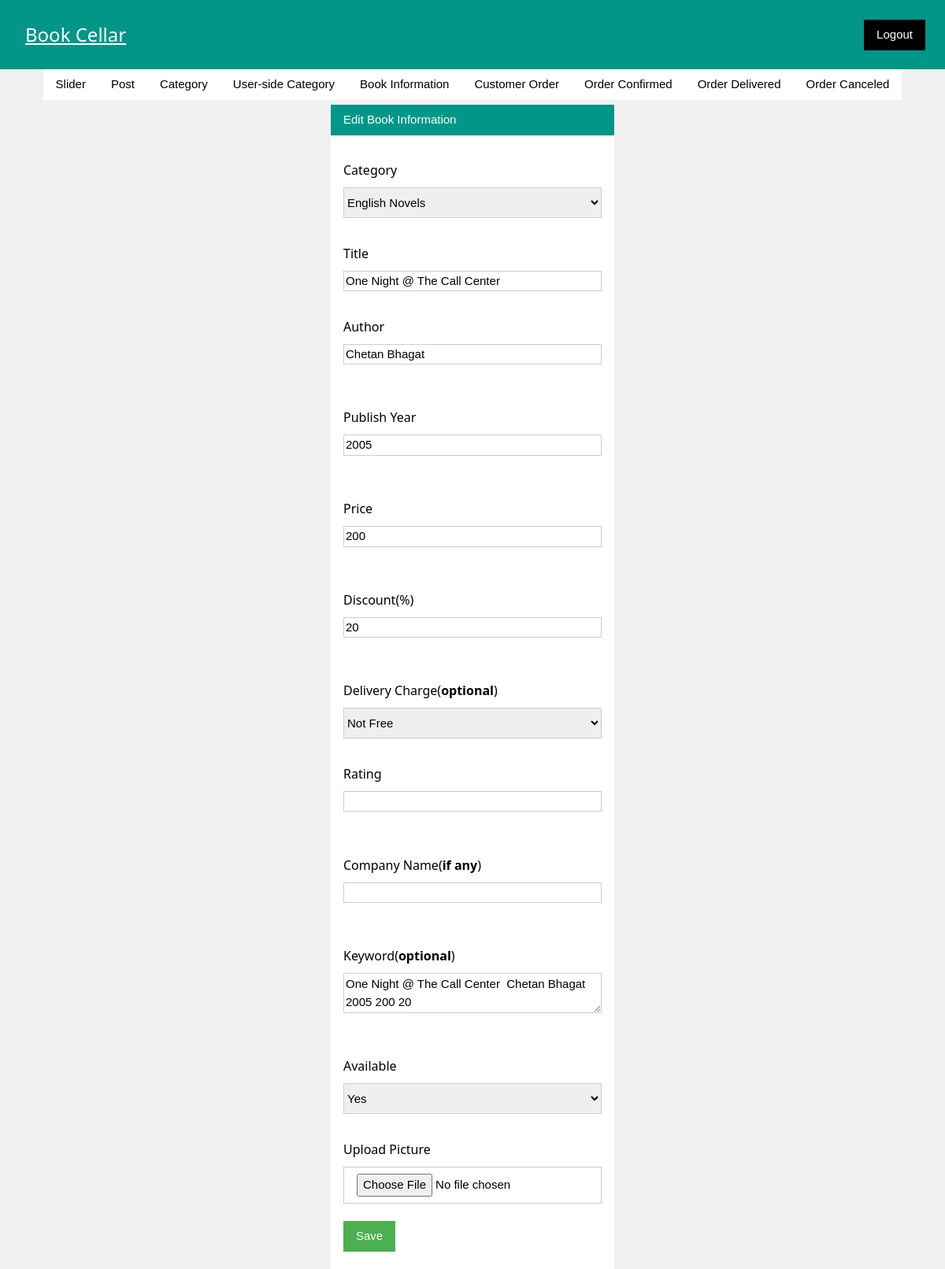
The page /admin/edit_book.php?book_id=46&book_pic=../default.jpg&cat_id=34 (signed in) on the database its author committed.
### tables this page shows
CREATE TABLE `book_info` (
  `Book_id` int(255) NOT NULL,
  `Book_picture` varchar(255) NOT NULL,
  `Book_title` varchar(255) NOT NULL,
  `Book_author` varchar(255) DEFAULT NULL,
  `Published` varchar(255) DEFAULT NULL,
  `Price` mediumtext NOT NULL,
  `Discount` mediumtext NOT NULL,
  `F_price` int(255) NOT NULL,
  `Category` varchar(255) NOT NULL,
  `Available` varchar(255) NOT NULL,
  `Ordered` int(255) NOT NULL,
  `Company_name` varchar(255) DEFAULT NULL,
  `Delivery_charge` mediumtext DEFAULT NULL,
  `Rating` mediumtext DEFAULT NULL,
  `Keyword` longtext DEFAULT NULL
);

CREATE TABLE `category` (
  `Category_id` int(255) NOT NULL,
  `Category_name` longtext NOT NULL,
  `No_of_book` int(255) NOT NULL
);

### admin/edit_book.php (the view, shortened to what this page needs)
<?php
include 'header.php';
?>
<?php
$rec_book_id=htmlspecialchars($_REQUEST['book_id']);
$rec_book_pic=htmlspecialchars($_REQUEST['book_pic']);
$rec_cat_id=htmlspecialchars($_REQUEST['cat_id']);
include 'config.php';
$read_query="SELECT * FROM Book_info WHERE Book_id='$rec_book_id'";
$result=mysqli_query($connection,$read_query);
while($row=mysqli_fetch_row($result)) {
      $book_title=htmlspecialchars($row[2]);
      $book_author=htmlspecialchars($row[3]);
      $book_published=htmlspecialchars($row[4]);
      $book_price=htmlspecialchars($row[5]);
      $disc=htmlspecialchars($row[6]);
      $rec_cat_id=htmlspecialchars($row[8]);
      $book_avail=htmlspecialchars($row[9]);
      $com_name=htmlspecialchars($row[11]);
      $d_charge=htmlspecialchars($row[12]);
      $rating=htmlspecialchars($row[13]);
      $keyword=htmlspecialchars($row[14]);
}
?>
<!DOCTYPE html>
<html>
<link rel="stylesheet" href="W3.CSS.css">
<link rel="stylesheet" href="https://cdnjs.cloudflare.com/ajax/libs/font-awesome/4.7.0/css/font-awesome.min.css">
<head>
</head>
<body class="w3-sans-serif" style="background-color:#F1F1F1">
<div class="my-h-center w3-white w3-mobile">
<div class="w3-container w3-padding w3-teal">Edit Book Information</div>
<form class=" w3-center" method="post" action="edit_book.php?book_id=<?php echo $rec_book_id; ?>&cat_id=<?php echo $rec_cat_id; ?>&book_pic=<?php echo $rec_book_pic; ?>" autocomplete="off" enctype="multipart/form-data"><br>
<h6 class="w3-left w3-margin-left">Category</h6>
<div class="w3-container">
<select class="w3-select w3-border w3-block" name="c_name">
<?php
include 'config.php';
$read_query="SELECT * FROM category";
$result=mysqli_query($connection,$read_query);
while($row=mysqli_fetch_row($result)) {
     $cat_id=htmlspecialchars($row[0]);
     $cat_name=htmlspecialchars($row[1]);
?>
<option value="<?php echo $cat_id; ?>" <?php if($cat_id==$rec_cat_id) { echo "selected"; }?>><?php echo $cat_name; ?></option>
<?php
}
?>
</select></div>
<br>
<h6 class="w3-left w3-margin-left">Title</h6>
<div class="w3-container">
<input type="text" value="<?php echo $book_title; ?>" name="title" class="w3-block w3-border"></div>
<br>
<h6 class="w3-left w3-margin-left">Author</h6>
<div class="w3-container">
<input type="text" value="<?php echo $book_author; ?>" name="author" class="w3-block w3-border"></div><br>
<br>
<h6 class="w3-left w3-margin-left">Publish Year</h6>
<div class="w3-container">
<input type="text"  value="<?php echo $book_published; ?>" name="publish" class="w3-block w3-border"></div><br>
<br>
<h6 class="w3-left w3-margin-left">Price</h6>
<div class="w3-container">
<input type="text"  value="<?php echo $book_price; ?>" name="price" class="w3-block w3-border"></div><br>
<br>
<h6 class="w3-left w3-margin-left">Discount(%)</h6>
<div class="w3-container">
<input type="text"  value="<?php echo $disc; ?>" name="disc" class="w3-block w3-border"></div><br>
<br>
<h6 class="w3-left w3-margin-left">Delivery Charge(<b>optional</b>)</h6>
<div class="w3-container">
<select class="w3-select w3-border w3-block" name="d_charge">
<option value="1" <?php if($d_charge==1) { echo "selected"; }?>>Not Free</option>
</select>
</div>
<br>
<h6 class="w3-left w3-margin-left">Rating</h6>
<div class="w3-container">
<input type="text"  value="<?php echo $rating; ?>" name="rating" class="w3-block w3-border"></div><br>
<br>
<h6 class="w3-left w3-margin-left">Company Name(<b>if any</b>)</h6>
<div class="w3-container">
<input type="text" value="<?php echo $com_name; ?>" name="com_name" class="w3-block w3-border"></div><br>
<br>
<h6 class="w3-left w3-margin-left">Keyword(<b>optional</b>)</h6>
<div class="w3-container">
<textarea name="keyword" class="w3-block w3-border"><?php echo $keyword; ?></textarea></div><br>
<br>
<h6 class="w3-left w3-margin-left">Available</h6>
<div class="w3-container">
<select class="w3-select w3-border w3-block" name="avail">
<option value="Yes"<?php if($book_avail=="Yes") echo"selected"; ?>>Yes</option>
</select></div>
<br>
<h6 class="w3-left w3-margin-left">Upload Picture</h6>
<div class="w3-container">
<input type="file" name="image" class="w3-block w3-border w3-button"></div>
<br>
<div class="w3-container">
<input type="submit" value="Save" name="update_" class="w3-left w3-button w3-hover-red w3-green">
</div><br>
</form>
</div>
</body>
</html>

### admin/W3.CSS.css (style rules this page uses)
html { box-sizing:border-box }
*,*:before,*:after { box-sizing:inherit }
html { -ms-text-size-adjust:100%;-webkit-text-size-adjust:100% }
body { margin:0 }
b,strong { font-weight:bolder }
button,input,select,textarea,optgroup { font:inherit;margin:0 }
button,input { overflow:visible }
button,select { text-transform:none }
button,[type=button],[type=reset],[type=submit] { -webkit-appearance:button }
textarea { overflow:auto }
html,body { font-family:Verdana,sans-serif;font-size:15px;line-height:1.5 }
html { overflow-x:hidden }
h6 { font-size:16px }
h1,h2,h3,h4,h5,h6 { font-family:"Segoe UI",Arial,sans-serif;font-weight:400;margin:10px 0 }
.w3-btn,.w3-button { border:none;display:inline-block;padding:8px 16px;vertical-align:middle;overflow:hidden;text-decoration:none;color:inherit;background-color:inherit;text-align:center;cursor:pointer;white-space:nowrap }
.w3-btn,.w3-button { -webkit-touch-callout:none;-webkit-user-select:none;-khtml-user-select:none;-moz-user-select:none;-ms-user-select:none;user-select:none }
.w3-select { padding:9px 0;width:100%;border:none;border-bottom:1px solid #ccc }
.w3-block { display:block;width:100% }
.w3-container:after,.w3-container:before,.w3-panel:after,.w3-panel:before,.w3-row:after,.w3-row:before,.w3-row-padding:after,.w3-row-padding:before, .w3-cell-row:before,.w3-cell-row:after,.w3-clear:after,.w3-clear:before,.w3-bar:before,.w3-bar:after { content:"";display:table;clear:both }
.w3-container,.w3-panel { padding:0.01em 16px }
.w3-center { text-align:center!important }
.w3-border { border:1px solid #ccc!important }
.w3-margin-left { margin-left:16px!important }
.w3-padding { padding:8px 16px!important }
.w3-left { float:left!important }
.w3-green,.w3-hover-green:hover { color:#fff!important;background-color:#4CAF50!important }
.w3-teal,.w3-hover-teal:hover { color:#fff!important;background-color:#009688!important }
.w3-white,.w3-hover-white:hover { color:#000!important;background-color:#fff!important }

### admin/edit_book.php (style rules this page uses)
.my-h-center { display: block; margin-left:auto;margin-right:auto;width:30% }

### rows shown on the page
book_info: c_name "English Novels", title "One Night @ The Call Center", author "Chetan Bhagat", publish "2005", price "200", disc "20", d_charge "Not Free", keyword "One Night @ The Call Center Chetan Bhagat 2005 200 20", avail "Yes"
